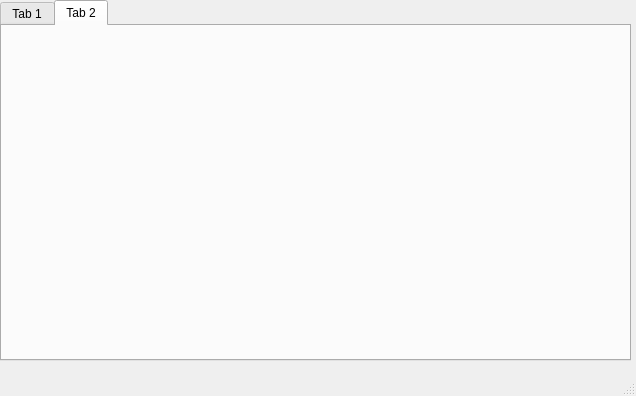
<?xml version="1.0" encoding="UTF-8"?>
<ui version="4.0">
 <class>MainWindow</class>
 <widget class="QMainWindow" name="MainWindow">
  <property name="geometry">
   <rect>
    <x>0</x>
    <y>0</y>
    <width>636</width>
    <height>396</height>
   </rect>
  </property>
  <property name="windowTitle">
   <string>MainWindow</string>
  </property>
  <widget class="QWidget" name="centralwidget">
   <widget class="QTabWidget" name="tabWidget">
    <property name="geometry">
     <rect>
      <x>0</x>
      <y>0</y>
      <width>631</width>
      <height>361</height>
     </rect>
    </property>
    <property name="currentIndex">
     <number>1</number>
    </property>
    <widget class="QWidget" name="tab">
     <attribute name="title">
      <string>Tab 1</string>
     </attribute>
    </widget>
    <widget class="QWidget" name="tab_2">
     <attribute name="title">
      <string>Tab 2</string>
     </attribute>
    </widget>
   </widget>
  </widget>
  <widget class="QMenuBar" name="menubar">
   <property name="geometry">
    <rect>
     <x>0</x>
     <y>0</y>
     <width>636</width>
     <height>22</height>
    </rect>
   </property>
  </widget>
  <widget class="QStatusBar" name="statusbar"/>
 </widget>
 <resources/>
 <connections/>
</ui>
